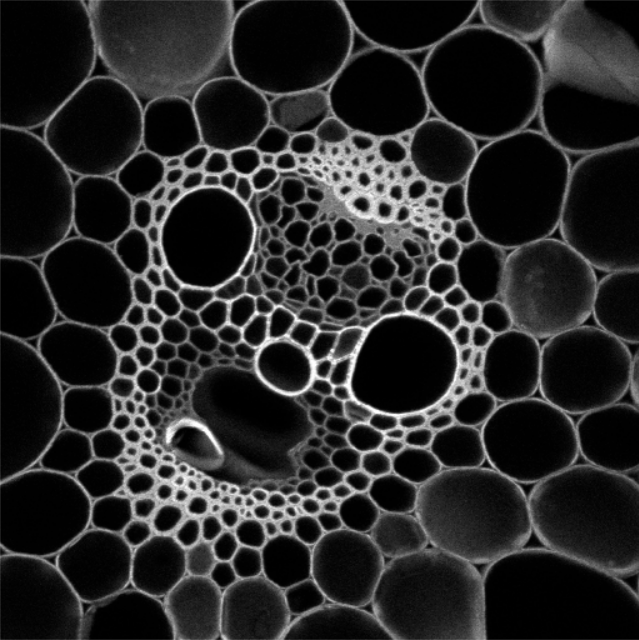
#> input picture docs/02_bia_bob/data/maize.tif, 639 x 640 px
$ jupyter execute maize_watershed_curtain_visualization.ipynb
#> lines starting #> are read from the running program, lines starting #| are printed output that depends on the picture; after the words box and inside, x2 and y2 are one past the last pixel; in counts of white or black regions, pixels touching at a corner belong together
<html><div style="font-size:7pt">This notebook may contain text, code and images generated by artificial intelligence. Used model: claude-sonnet-4-6, vision model: claude-sonnet-4-6, fast_model: None, endpoint: None, bia-bob version: 0.36.2.. It is good scientific practice to check the code and results it produces carefully. <a href="https://github.com/haesleinhuepf/bia-bob">Read more about code generation using bia-bob</a></div></html>

# Maize Image Segmentation using Watershed

This notebook segments dark objects (cells) between bright membranes in a maize microscopy image using the Watershed algorithm.

## Steps:
1. Load the image `data/maize.tif`
2. Preprocess the image (Gaussian blur + invert) to prepare for watershed
3. Compute distance transform or use inverted image as topography
4. Find seed points (local maxima in the dark regions)
5. Apply the Watershed algorithm
6. Visualize the result using a curtain

[cell 1]
import numpy as np
import stackview
from skimage.io import imread
from skimage.filters import gaussian, threshold_otsu
from skimage.segmentation import watershed
from skimage.feature import peak_local_max
from scipy.ndimage import label as ndi_label
from scipy.ndimage import distance_transform_edt

## Step 1: Load the image

[cell 2]
image = imread('data/maize.tif')
#> image is the input picture: shape (640, 639); min 0, max 255, mean 40.5

stackview.insight(image)
#> (this line was passed over: stackview is not available in this run)

## Step 2: Preprocess the image

We apply a Gaussian blur to reduce noise, then invert the image so that dark cell interiors become bright regions, which are suitable for distance transform and seed detection.

[cell 3]
blurred = gaussian(image.astype(float), sigma=2)
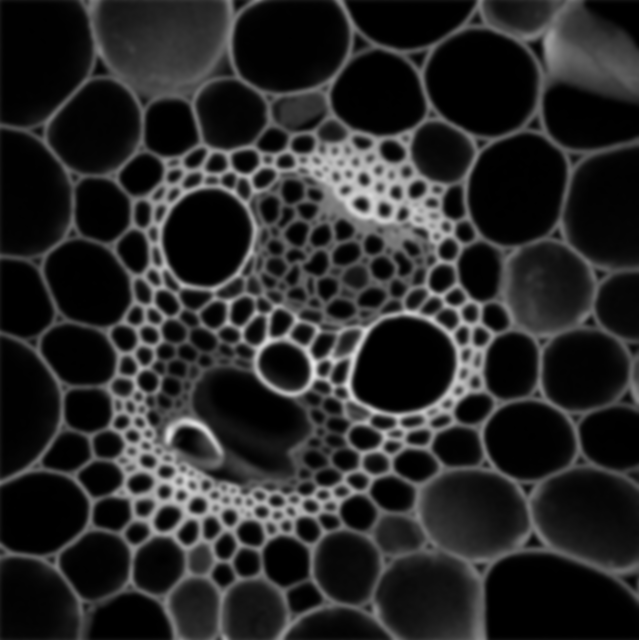
#> blurred: shape (640, 639) float64; min 0, max 233.4, mean 40.5
inverted = blurred.max() - blurred
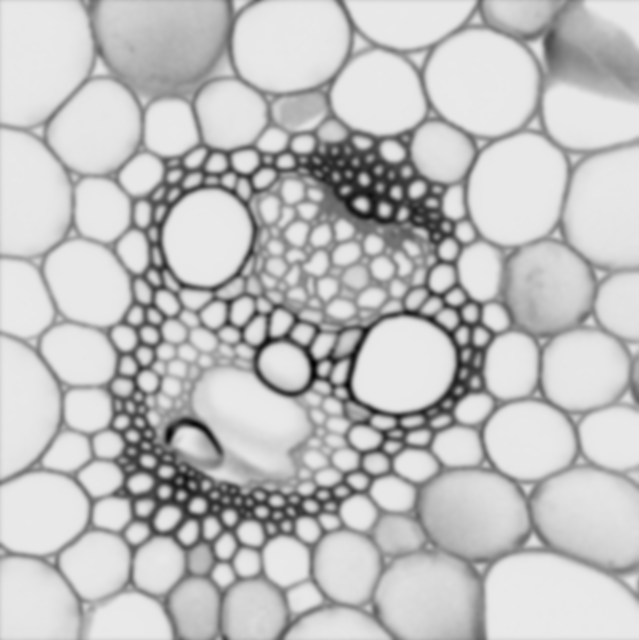
#> inverted: shape (640, 639) float64; min 0, max 233.4, mean 192.9

stackview.insight(inverted)
#> (this line was passed over: stackview is not available in this run)

## Step 3: Threshold and compute distance transform

We threshold the inverted image to create a binary mask of the cell regions, then compute a distance transform to find the centers of the cells.

[cell 4]
thresh = threshold_otsu(inverted)
#> thresh = 174.6
binary = inverted > thresh
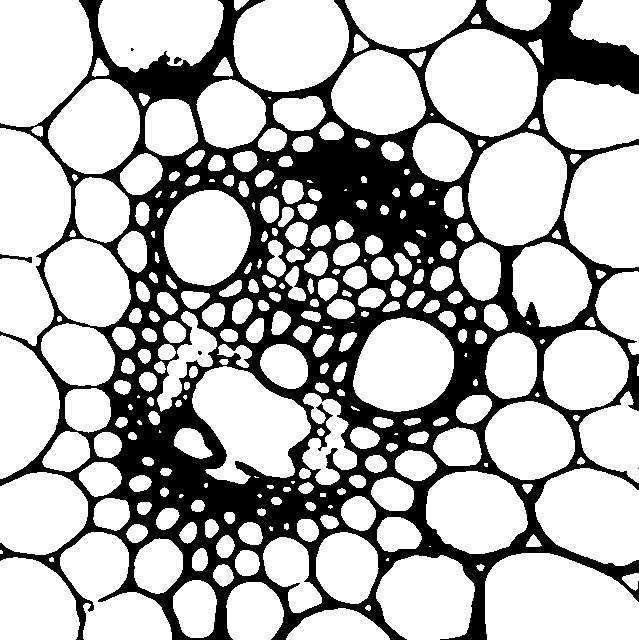
#> binary: shape (640, 639) bool; 70.7% white; 6 black regions (3 under 20 px), largest, box (x1, y1, x2, y2) and area: (0, 0, 639, 640) 119829, (0, 254, 32, 263) 112, (174, 57, 182, 64) 36
distance = distance_transform_edt(binary)
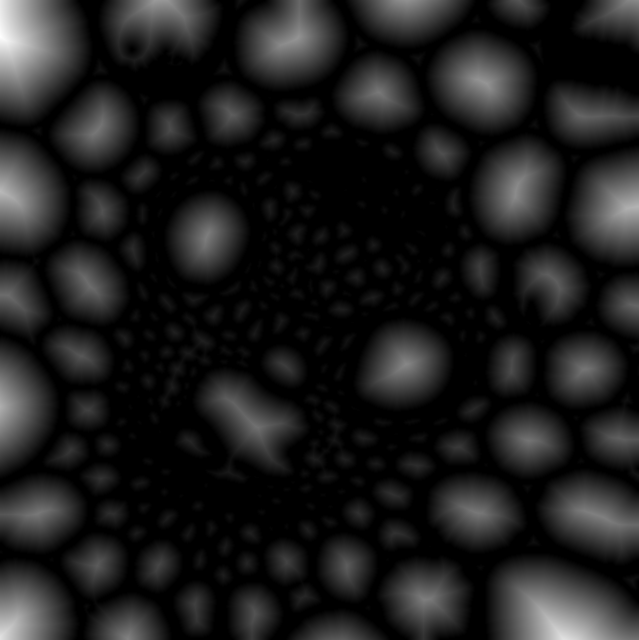
#> distance: shape (640, 639) float64; min 0, max 86.41, mean 10.2; drawn with min black and max white

stackview.insight(distance)
#> (this line was passed over: stackview is not available in this run)

## Step 4: Detect seed points (local maxima)

We detect local maxima in the distance map to use as seeds for the watershed algorithm.

[cell 5]
coords = peak_local_max(distance, min_distance=10, labels=binary)
#> coords = 234 pairs, first value 10 to 629, second value 10 to 628
mask = np.zeros(distance.shape, dtype=bool)
mask[tuple(coords.T)] = True
markers, _ = ndi_label(mask)

print(f'Number of seeds detected: {markers.max()}')

## Step 5: Apply Watershed segmentation

We apply the watershed algorithm using the negative distance map as the topography and the detected seeds as markers, masked to the binary cell regions.

[cell 6]
labels = watershed(-distance, markers, mask=binary)
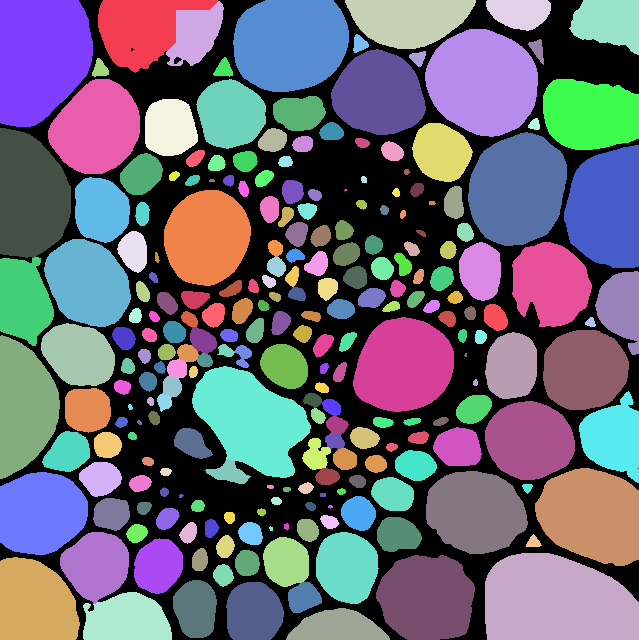
#> labels: shape (640, 639) int32; 235 distinct labels, from 0 to 234; one colour per label, 0 black

stackview.insight(labels)
#> (this line was passed over: stackview is not available in this run)

## Step 6: Visualize the result using a curtain

We overlay the segmentation label image on top of the original image using an interactive curtain for comparison.

[cell 7]
stackview.curtain(image, labels)
#> (this line was passed over: stackview is not available in this run)

[cell 8]
stackview.animate_curtain(image, labels, filename="maize_curtain.gif")
#> (this line was passed over: stackview is not available in this run)

$ run again, with docs/02_bia_bob/data/blobs.tif copied over docs/02_bia_bob/data/maize.tif
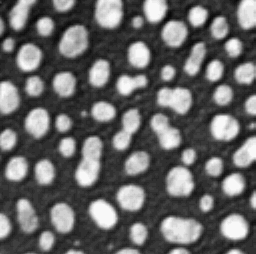
#> input picture docs/02_bia_bob/data/blobs.tif, 256 x 254 px
#> image is the input picture: shape (254, 256); min 8, max 248, mean 103.3
#> thresh = 123.9
#> `binary = inverted > thresh`:
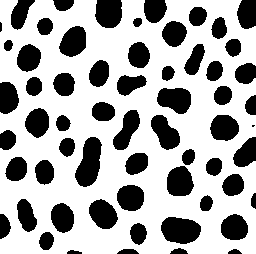
#> binary: shape (254, 256) bool; 66.6% white; 61 black regions (2 under 20 px), largest, box (x1, y1, x2, y2) and area: (75, 137, 102, 187) 893, (161, 217, 201, 244) 843, (157, 88, 191, 114) 677
#> coords = 67 pairs, first value 10 to 243, second value 10 to 245
#> `labels = watershed(-distance, markers, mask=binary)`:
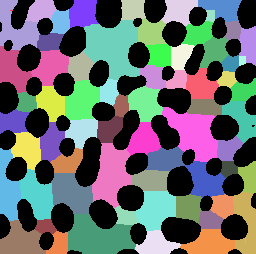
#> labels: shape (254, 256) int32; 68 distinct labels, from 0 to 67; one colour per label, 0 black

$ run again, with docs/02_bia_bob/data/blobs_stitching1_overlap40.tif copied over docs/02_bia_bob/data/maize.tif
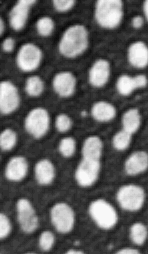
#> input picture docs/02_bia_bob/data/blobs_stitching1_overlap40.tif, 148 x 254 px
#> image is the input picture: shape (254, 148); min 8, max 248, mean 102.2
#> thresh = 125.3
#> `binary = inverted > thresh`:
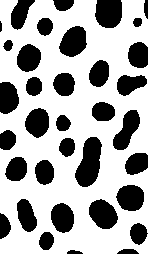
#> binary: shape (254, 148) bool; 66.4% white; 35 black regions (1 under 20 px), largest, box (x1, y1, x2, y2) and area: (75, 137, 102, 187) 900, (95, 0, 122, 28) 663, (59, 26, 87, 57) 631
#> coords = 34 pairs, first value 10 to 243, second value 10 to 137
#> `labels = watershed(-distance, markers, mask=binary)`:
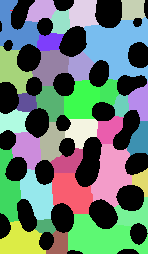
#> labels: shape (254, 148) int32; 35 distinct labels, from 0 to 34; one colour per label, 0 black

$ run again, with docs/02_bia_bob/data/blobs_stitching2_overlap40.tif copied over docs/02_bia_bob/data/maize.tif
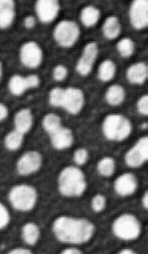
#> input picture docs/02_bia_bob/data/blobs_stitching2_overlap40.tif, 148 x 254 px
#> image is the input picture: shape (254, 148); min 8, max 248, mean 105.3
#> thresh = 121.3
#> `binary = inverted > thresh`:
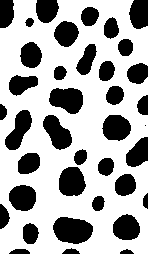
#> binary: shape (254, 148) bool; 66.7% white; 38 black regions (1 under 20 px), largest, box (x1, y1, x2, y2) and area: (53, 217, 93, 244) 835, (49, 88, 83, 114) 670, (59, 167, 86, 196) 635
#> coords = 46 pairs, first value 10 to 243, second value 10 to 137
#> `labels = watershed(-distance, markers, mask=binary)`:
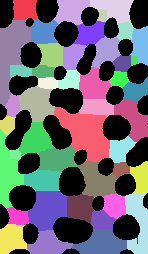
#> labels: shape (254, 148) int32; 47 distinct labels, from 0 to 46; one colour per label, 0 black
